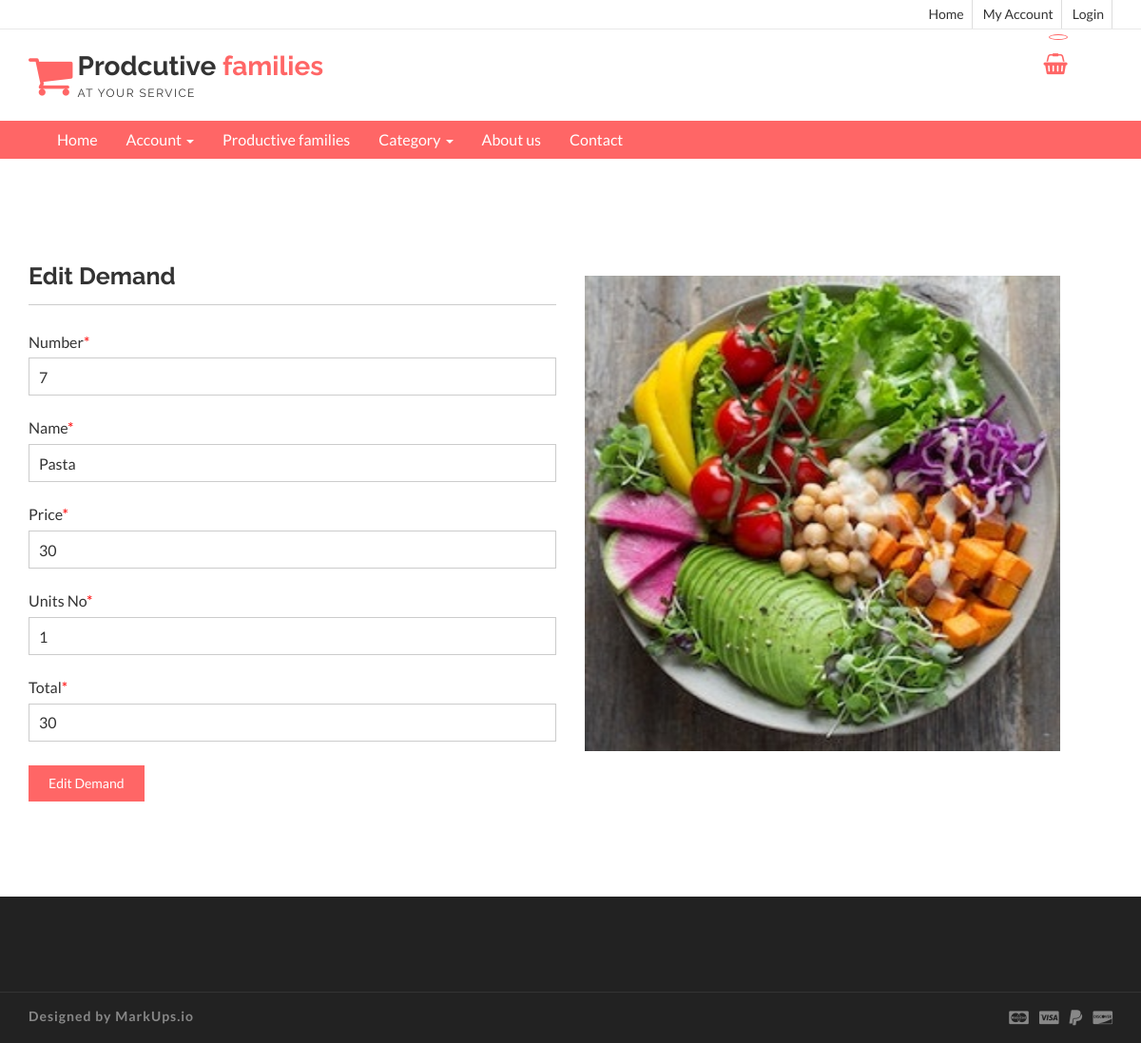
The app's page /editdemandclient.php?demandno=9 with its own data.
### tables this page shows
CREATE TABLE `demand` (
  `demandno` int(11) NOT NULL,
  `productno` int(11) NOT NULL,
  `productname` varchar(100) NOT NULL,
  `price` int(11) NOT NULL,
  `unitsno` int(11) NOT NULL DEFAULT 1,
  `total` int(11) NOT NULL,
  `accept` varchar(100) NOT NULL DEFAULT 'Waiting for reply',
  `clientid` int(11) NOT NULL,
  `proid` int(11) NOT NULL,
  `clientname` varchar(100) NOT NULL,
  `status` varchar(100) NOT NULL DEFAULT 'Not Ready',
  `ddate` date NOT NULL DEFAULT current_timestamp()
);

### editdemandclient.php (the view, shortened to what this page needs)
<!DOCTYPE html>
<html lang="en">
  <head>
    <link href="css/font-awesome.css" rel="stylesheet">
    <link href="css/bootstrap.css" rel="stylesheet">
    <link href="css/jquery.smartmenus.bootstrap.css" rel="stylesheet">
    <link rel="stylesheet" type="text/css" href="css/jquery.simpleLens.css">
    <link rel="stylesheet" type="text/css" href="css/slick.css">
    <link rel="stylesheet" type="text/css" href="css/nouislider.css">
    <link id="switcher" href="css/theme-color/default-theme.css" rel="stylesheet">
    <link href="css/sequence-theme.modern-slide-in.css" rel="stylesheet" media="all">
    <link href="css/style.css" rel="stylesheet">
  </head>
  <body>
  <header id="aa-header">
    <div class="aa-header-top">
      <div class="container">
        <div class="row">
          <div class="col-md-12">
            <div class="aa-header-top-area">
              <div class="aa-header-top-right">
                <ul class="aa-head-top-nav-right">
                    <li class="hidden-xs"><a href="index.php">Home</a></li>
                  <li><a href="clienthome.php">My Account</a></li>
                  <li><a href="" data-toggle="modal" data-target="#login-modal">Login</a></li>
                </ul>
              </div>
            </div>
          </div>
        </div>
      </div>
    </div>
    <div class="aa-header-bottom">
      <div class="container">
        <div class="row">
          <div class="col-md-12">
            <div class="aa-header-bottom-area">
              <div class="aa-logo">
                <a href="index.html">
                  <span class="fa fa-shopping-cart"></span>
                  <p>Prodcutive <strong>families</strong> <span>at your service</span></p>
                </a>
              </div>
              <div class="aa-cartbox">
                <a class="aa-cart-link" href="#">
                  <span class="fa fa-shopping-basket"></span>
                  <span class="aa-cart-notify"></span>
                </a>
              </div>
            </div>
          </div>
        </div>
      </div>
    </div>
  </header>
  <section id="menu">
    <div class="container">
      <div class="menu-area">
        <div class="navbar navbar-default" role="navigation">
          <div class="navbar-collapse collapse">
            <ul class="nav navbar-nav">
              <li><a href="index.php">Home</a></li>
              <li><a href="#">Account <span class="caret"></span></a>
              </li>
              <li><a href="profamily.php">Productive families </a>
              </li>
              <li><a href="#">Category <span class="caret"></span></a>
              </li>
                 <li><a href="about.php">About us</a></li>
                <li><a href="contact.php">Contact</a></li>
            </ul>
          </div>
        </div>
      </div>
    </div>
  </section>
<?php
require 'config.php';
$demandno= $_GET['demandno'];
$result = mysqli_query($con,"SELECT * FROM demand where demandno= '$demandno' ")
or die(mysqli_error());
while($row = mysqli_fetch_array( $result )) {
?>
 <section id="aa-myaccount">
   <div class="container">
     <div class="row">
       <div class="col-md-12">
        <div class="aa-myaccount-area">
            <div class="row">
              <div class="col-md-6">
                <div class="aa-myaccount-login">
                <h4>Edit  Demand</h4>
                              <form action=""  method="post" class="aa-login-form">
                    <label for="">Number<span>*</span></label>
                    <input type="text" value="<?php echo htmlentities($row['productno']);?>" placeholder="name" name="pno">
                    <label for="">Name<span>*</span></label>
                    <input type="text" value="<?php echo htmlentities($row['productname']);?>" placeholder="name" name="name">
                     <label for="">Price<span>*</span></label>
                    <input type="text" value="<?php echo htmlentities($row['price']);?>" placeholder="Price" name="price">
                                        <label for="">Units No<span>*</span></label>
                    <input type="text" value="<?php echo htmlentities($row['unitsno']);?>" placeholder="properties" name="unitsno">
                                  <label for="">Total<span>*</span></label>
                    <input type="text" placeholder="properties" value="<?php echo htmlentities($row['total']);?>" name="total">
                    <button type="submit" name="add" class="aa-browse-btn">Edit Demand</button>
                                  <?php
}
?>
                  </form>
                </div>
              </div>
              <div class="col-md-6">
                <div class="aa-myaccount-register">
                    <br>
                 <img src="img/01.jpg" width="500" height="500"  >
                </div>
              </div>
            </div>
         </div>
       </div>
     </div>
   </div>
 </section>
  <footer id="aa-footer">
    <div class="aa-footer-top">
    </div>
    <div class="aa-footer-bottom">
      <div class="container">
        <div class="row">
        <div class="col-md-12">
          <div class="aa-footer-bottom-area">
            <p>Designed by <a href="http://www.markups.io/">MarkUps.io</a></p>
            <div class="aa-footer-payment">
              <span class="fa fa-cc-mastercard"></span>
              <span class="fa fa-cc-visa"></span>
              <span class="fa fa-paypal"></span>
              <span class="fa fa-cc-discover"></span>
            </div>
          </div>
        </div>
      </div>
      </div>
    </div>
  </footer>
  </body>
</html>

### css/theme-color/default-theme.css (style rules this page uses)
.aa-browse-btn { background-color: #ff6666; border: 1px solid #ff6666; }
#aa-header .aa-header-bottom .aa-header-bottom-area .aa-logo a > span { color: #ff6666; }
#aa-header .aa-header-bottom .aa-header-bottom-area .aa-logo a strong { color: #ff6666; }
#aa-header .aa-header-bottom .aa-cartbox .aa-cart-link { color: #ff6666; }
#aa-header .aa-header-bottom .aa-cartbox .aa-cart-link .aa-cart-notify { border: 1px solid #ff6666; color: #ff6666; }
#aa-header .aa-header-bottom .aa-cartbox .aa-cart-link .aa-cart-notify:after { border-top-color: #ff6666; }
#menu { background-color: #ff6666; }

### records on screen
demand: pno "7", name "Pasta", price "30", unitsno "1", total "30"
